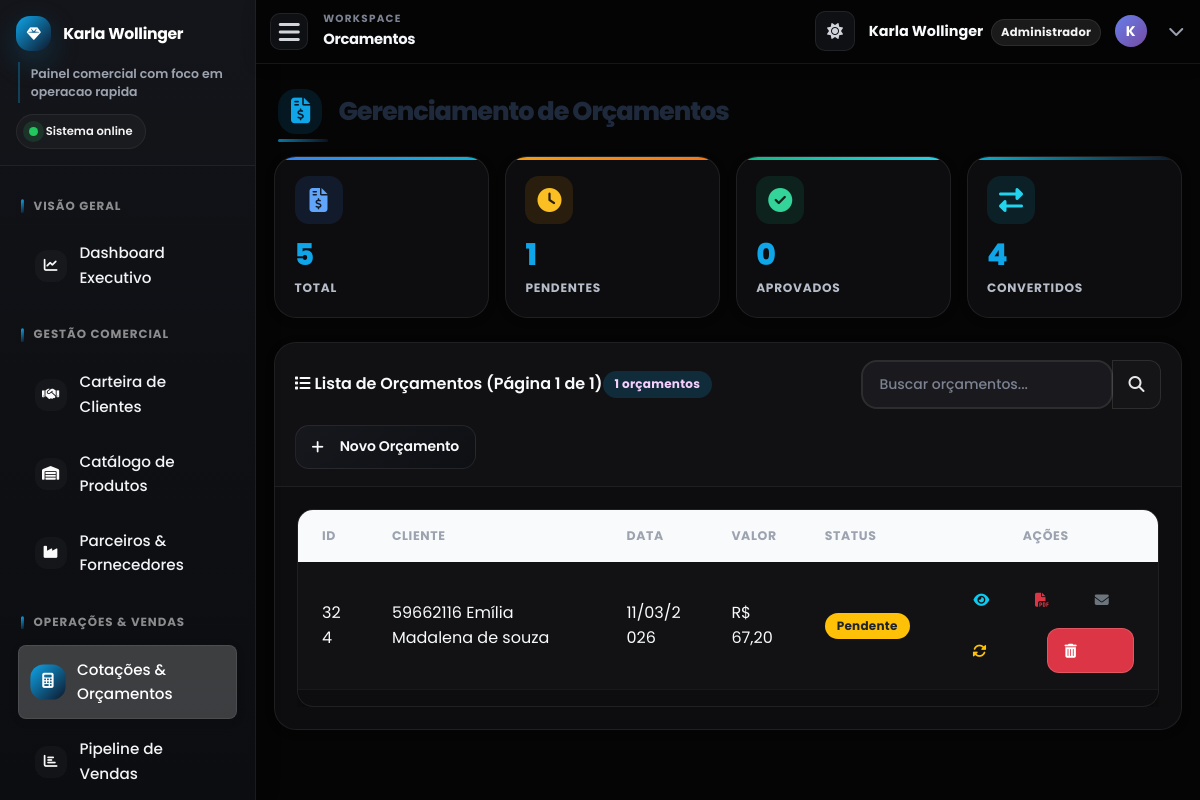
The app's page /orcamentos.php (signed in) with its own data.
### tables this page shows
CREATE TABLE `orcamentos` (
  `id` int(11) NOT NULL AUTO_INCREMENT,
  `cliente_id` int(11) NOT NULL,
  `data_orcamento` datetime DEFAULT current_timestamp(),
  `data_atualizacao` datetime DEFAULT NULL,
  `valor_total` decimal(10,2) NOT NULL,
  `status_orcamento` enum('pendente','aprovado','rejeitado','convertido_venda') DEFAULT 'pendente',
  `forma_pagamento` enum('pix','debito','credito','dinheiro','faturamento','boleto') DEFAULT 'faturamento',
  `tipo_faturamento` enum('avista','7','15','15_dias','20','20_dias','21','28','30','30_dias','45_dias','60_dias','90_dias','15_30','20_30','21_30','20_30_45','28_35_42','28_35_42_59','28_35_45','30_45_60','30_60_90') DEFAULT 'avista',
  `data_vencimento` date DEFAULT NULL,
  `observacoes` text DEFAULT NULL,
  `empresa_id` int(11) DEFAULT NULL,
  `comissao_percentual` decimal(5,2) DEFAULT 0.00,
  `valor_comissao` decimal(10,2) DEFAULT 0.00,
  `data_criacao` date NOT NULL,
  PRIMARY KEY (`id`)
);

CREATE TABLE `clientes` (
  `id` int(11) NOT NULL,
  `nome` varchar(255) NOT NULL,
  `nome_fantasia` varchar(255) DEFAULT NULL,
  `tipo_pessoa` enum('fisica','juridica') NOT NULL,
  `cpf_cnpj` varchar(22) DEFAULT NULL,
  `inscricao_estadual` varchar(20) DEFAULT NULL,
  `email` varchar(100) DEFAULT NULL,
  `telefone` varchar(20) DEFAULT NULL,
  `endereco` varchar(255) DEFAULT NULL,
  `numero` varchar(20) DEFAULT NULL,
  `ponto_referencia` varchar(255) DEFAULT NULL,
  `cidade` varchar(100) DEFAULT NULL,
  `estado` varchar(2) DEFAULT NULL,
  `cep` varchar(10) DEFAULT NULL,
  `data_cadastro` datetime DEFAULT current_timestamp()
);

### orcamentos.php (the view, shortened to what this page needs)
<?php
require_once 'includes/db_connect.php';
$itens_por_pagina_orc = 10;
$pagina_atual_orc = isset($_GET['pagina_orc']) ? (int)$_GET['pagina_orc'] : 1;
$offset_orc = ($pagina_atual_orc - 1) * $itens_por_pagina_orc;
$sql_total_orcamentos_para_exibir_db = "SELECT COUNT(*) as total FROM orcamentos WHERE status_orcamento != 'convertido_venda'";
$result_total_orcamentos_para_exibir_db = $conn->query($sql_total_orcamentos_para_exibir_db);
$total_orcamentos_para_exibir_db = $result_total_orcamentos_para_exibir_db->fetch_assoc()['total'];
$total_paginas_orc = ceil($total_orcamentos_para_exibir_db / $itens_por_pagina_orc);
$sql_select_orcamentos = "SELECT o.id, c.nome AS nome_cliente, o.data_orcamento, o.valor_total, o.status_orcamento
                          FROM orcamentos o LEFT JOIN clientes c ON o.cliente_id = c.id
                          WHERE o.status_orcamento != 'convertido_venda'
                          ORDER BY o.id DESC
                          LIMIT ? OFFSET ?";
$stmt_orcamentos = $conn->prepare($sql_select_orcamentos);
$stmt_orcamentos->bind_param("ii", $itens_por_pagina_orc, $offset_orc);
$stmt_orcamentos->execute();
$result_orcamentos_paginados = $stmt_orcamentos->get_result();
$orcamentos_para_exibir = $result_orcamentos_paginados->fetch_all(MYSQLI_ASSOC);
$sql_all_orcamentos_stats = "SELECT status_orcamento FROM orcamentos";
$result_all_orcamentos_stats = $conn->query($sql_all_orcamentos_stats);
$stats = ['pendentes' => 0, 'aprovados' => 0, 'rejeitados' => 0, 'convertidos' => 0];
$total_orcamentos_stats = 0;
if ($result_all_orcamentos_stats) {
    while($row_stat = $result_all_orcamentos_stats->fetch_assoc()) {
        $total_orcamentos_stats++;
        if ($row_stat['status_orcamento'] == 'pendente') $stats['pendentes']++;
        if ($row_stat['status_orcamento'] == 'convertido_venda') $stats['convertidos']++;
    }
}
include_once 'includes/header.php';
?>
<div class="page-header fade-in-up">
    <h1 class="page-title"><i class="fas fa-file-invoice-dollar"></i> Gerenciamento de Orçamentos</h1>
</div>
<div class="row g-4 mb-4">
    <div class="col-6 col-lg-3"><div class="stats-card primary"><div class="stats-icon primary"><i class="fas fa-file-invoice-dollar"></i></div><div class="stats-value"><?php echo $total_orcamentos_stats; ?></div><div class="stats-label">Total</div></div></div>
    <div class="col-6 col-lg-3"><div class="stats-card warning"><div class="stats-icon warning"><i class="fas fa-clock"></i></div><div class="stats-value"><?php echo $stats['pendentes']; ?></div><div class="stats-label">Pendentes</div></div></div>
    <div class="col-6 col-lg-3"><div class="stats-card success"><div class="stats-icon success"><i class="fas fa-check-circle"></i></div><div class="stats-value"><?php echo $stats['aprovados']; ?></div><div class="stats-label">Aprovados</div></div></div>
    <div class="col-6 col-lg-3"><div class="stats-card info"><div class="stats-icon info"><i class="fas fa-exchange-alt"></i></div><div class="stats-value"><?php echo $stats['convertidos']; ?></div><div class="stats-label">Convertidos</div></div></div>
</div>
<div class="modern-card">
    <div class="card-header-modern d-flex justify-content-between align-items-center flex-wrap gap-3">
        <div class="d-flex align-items-center">
            <span><i class="fas fa-list"></i> Lista de Orçamentos (Página <?php echo $pagina_atual_orc; ?> de <?php echo $total_paginas_orc; ?>)</span>
            <div class="ms-auto">
                <span class="badge bg-primary"><?php echo count($orcamentos_para_exibir); ?> orçamentos</span>
            </div>
        </div>
        <div class="d-flex gap-2 flex-grow-1 flex-md-grow-0">
            <div class="input-group" style="max-width: 300px;">
                <input type="text" class="form-control" placeholder="Buscar orçamentos..." id="searchInput">
                <button class="btn btn-outline-primary" type="button">
                    <i class="fas fa-search"></i>
                </button>
            </div>
        </div>
        <a href="criar_orcamento.php" class="btn btn-primary btn-sm"><i class="fas fa-plus me-2"></i> Novo Orçamento</a>
    </div>
    <div class="card-body-modern">
        <div class="table-responsive-custom">
            <div class="table-modern">
                <table class="table table-hover table-striped" id="orcamentosTable">
                    <thead>
                        <tr>
                            <th>ID</th><th>Cliente</th><th>Data</th><th>Valor</th><th>Status</th><th class="text-center">Ações</th>
                        </tr>
                    </thead>
                    <tbody>
                        <?php if (count($orcamentos_para_exibir) > 0): ?>
                            <?php foreach ($orcamentos_para_exibir as $row): ?>
                                <?php
                                $status_class = '';
                                switch ($row['status_orcamento']) {
                                    case 'pendente': $status_class = 'bg-warning text-dark'; break;
                                }
                                ?>
                                <tr>
                                    <td><?php echo htmlspecialchars($row['id']); ?></td>
                                    <td><?php echo htmlspecialchars($row['nome_cliente']); ?></td>
                                    <td><?php echo date('d/m/Y', strtotime($row['data_orcamento'])); ?></td>
                                    <td>R$ <?php echo number_format($row['valor_total'], 2, ',', '.'); ?></td>
                                    <td><span class="badge <?php echo $status_class; ?>"><?php echo htmlspecialchars(ucfirst(str_replace('_', ' ', $row['status_orcamento']))); ?></span></td>
                                    <td class="text-center">
                                        <div class="btn-group">
                                            <a href="detalhes_orcamento.php?id=<?php echo $row['id']; ?>" class="btn btn-sm btn-outline-info" title="Ver Detalhes"><i class="fas fa-eye"></i></a>
                                            <a href="gerar_pdf_orcamento.php?id=<?php echo $row['id']; ?>" class="btn btn-sm btn-outline-danger" title="Baixar PDF" target="_blank"><i class="fas fa-file-pdf"></i></a>
                                            <a href="orcamentos.php?action=send_email&id=<?php echo $row['id']; ?>" class="btn btn-sm btn-outline-secondary" title="Enviar por E-mail"><i class="fas fa-envelope"></i></a>
                                            <button type="button" class="btn btn-sm btn-outline-warning" title="Mudar Status" data-bs-toggle="modal" data-bs-target="#statusModal" data-id="<?php echo $row['id']; ?>" data-status="<?php echo $row['status_orcamento']; ?>">
                                                <i class="fas fa-sync-alt"></i>
                                            </button>
                                            <a href="orcamentos.php?action=delete&id=<?php echo $row['id']; ?>" class="btn btn-sm btn-danger" title="Excluir Orçamento" onclick="return confirm('Tem certeza que deseja excluir este orçamento e todos os seus itens? Esta ação não pode ser desfeita.');">
                                                <i class="fas fa-trash-alt"></i>
                                            </a>
                                        </div>
                                    </td>
                                </tr>
                            <?php endforeach; ?>
                        <?php else: ?>
                            <tr><td colspan="6" class="text-center">Nenhum orçamento para exibir (orçamentos já convertidos em venda não são listados aqui).</td></tr>
                        <?php endif; ?>
                    </tbody>
                </table>
            </div>
        </div>
    </div>
</div>
<?php
include_once 'includes/footer.php';
?>

### records on screen
orcamentos: id "324", cliente.nome "59662116 Emília Madalena de souza", data_orcamento "11/03/2026", valor_total "67,20", status_orcamento "Pendente"

### other values on screen
$current_page_title "Orcamentos"
$_SESSION["nome"] "Karla Wollinger"
$user_role_label "Administrador"
substr($_SESSION["nome"] ?? 'U', 0, 1) "K"
$total_orcamentos_stats "5"
$stats['pendentes'] "1"
$stats['aprovados'] "0"
$stats['convertidos'] "4"
$pagina_atual_orc "1"
$total_paginas_orc "1"
count($orcamentos_para_exibir) "1"
